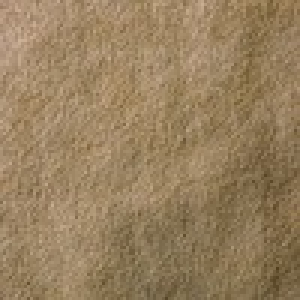
#> input picture images/3942-CA0.jpg, 100 x 100 px (shown 3 times larger)
$ python -i build_dataset.py   (imports and definitions only)
#> lines starting #> are read from the running program, lines starting #| are printed output that depends on the picture; after the words box and inside, x2 and y2 are one past the last pixel; in counts of white or black regions, pixels touching at a corner belong together
#!/usr/bin/env python3
"""Build ../lt.json from the archived captures under snapshots/.

Everything in the output traces back to a file in snapshots/ or an image in
../images/. Re-running is idempotent: no network access happens here, so the
dataset can be rebuilt and diffed offline.

Run:  python3 build_dataset.py
"""

import glob
import html
import json
import os
import re
from datetime import date
from urllib.parse import unquote

import numpy as np
from PIL import Image, ImageFilter

HERE = os.path.dirname(os.path.abspath(__file__))
ROOT = os.path.dirname(HERE)
WAYBACK = 'https://web.archive.org/web'

# ---------------------------------------------------------------- parsing ---

SWATCH_RE = re.compile(
    r'images/(\d{4})-(\d{4})\.jpg" alt=""></a><span>(.*?)</em><br>\s*(.*?)</span>',
    re.S)


# [75 lines left out: functions parse_lt_index, parse_2005_page, parse_2010_index, parse_jungle, parse_jungle_2001, not called in this run]


# every archived capture of the Light Jungle Collection, oldest first:
# (snapshot file, wayback timestamp, original url, parser)
JUNGLE_CAPTURES = [
    ('b2b_JungleLight_20010527.html', '20010527044853',
     'http://www.ultrasuede.com/b2b/JungleLight.html', parse_jungle_2001),
    ('light_jungle_fashion_20050211.html', '20050211162424',
     'http://www.ultrasuede.com/products/fashion/swatches/light_jungle.html',
     None),
    ('light_jungle_20050413.html', '20050413075915', None, None),
    ('light_jungle_20050906.html', '20050906010808', None, None),
    ('light_jungle_20061109.html', '20061109202408', None, None),
    ('light_jungle_20070105.html', '20070105080109', None, None),
    ('light_jungle_20081006.html', '20081006041048', None, None),
    ('light_jungle_20090411.html', '20090411232101', None, None),
]
JUNGLE_URL = 'http://www.ultrasuede.com/products/swatches/light_jungle.html'
# Toray's swatch photographs survive for 15 of the 17 patterns. The Wayback
# Machine holds no bobca231.jpg and no ocelo154.jpg — not under the jungle
# directory, not under the 2001 b2b or 2005 fashion paths — so for Bobcat 231
# and Ocelot 154 there is no archived image and never will be. A file placed at
# either name is a stand-in someone supplied by hand: it is carried, because a
# printed pattern cannot be drawn from a hex, but it is labelled
# `reference_photo` rather than `wayback` and it is not evidence of anything.
JUNGLE_UNARCHIVED = {'bobca231', 'ocelo154'}
# Except that one of the two turned out not to need a stand-in. Field's Fabrics
# still serve a flatbed scan of the print at
# assets/images/ultrasuede/177-231.jpg — the pattern's own number, in the folder
# their Ultrasuede swatches live in — and their scan of 177-023 beside it is
# what identifies the drawing: the two show the same large solid rounded spots,
# against the open rosettes of Jaguar 176 and Baby Cougar 181, at the same
# coarser magnification Field's scanned everything at. So it is a photograph of
# the colourway, `fields_live` rather than `reference_photo`, and it is the file
# scraping/fetch_live_swatches.py writes there.
#
# It is still not read for ink. Field's dropped their logo across the middle of
# the scan, which clusters as a third ink that no other 231 print has, and the
# scan is a different generation of photography from Toray's captures — its tan
# reads #c68f4c where Toray's two read #b48e52 and #b89153. Mixing it into the
# median would move Jaguar's and Baby Cougar's published hexes to no better end.
# The picture is Field's; the numbers stay Toray's.
JUNGLE_FIELDS_SCAN = {'bobca231'}


# ------------------------------------------------- Light Jungle colourways ---
#
# Toray's own page gives a pattern number and a colour number and nothing else:
# "Pattern: 181  Color: 023". The colour number is not a pattern's private
# serial — it is the ink combination the print was run in, and it repeats
# across patterns. 023 is on six of the seventeen, 231 on three; a pattern sold
# in two colourways is the same drawing run twice in two sets of inks.
#
# Toray never published what those sets were, but their retailer did. Field's
# Fabrics sold the collection for a decade and printed the combination beside
# the number in their own catalogues — "#176-023 Jaguar - Cream/Black",
# "#173-232-58 Small Pony Cream/Brown", "176-231-58 Jaguar Tan/Black" — and
# they did it consistently: 023 is Cream/Black under four different pattern
# numbers across nine catalogue issues, which is the number meaning the
# combination rather than the print.
#
# That covers three of the ten colourways. The other seven were never named in
# anything archived here, so their names are read off the swatch photographs
# and marked `estimated` — see COLORWAY_ESTIMATED.

COLORWAY_NAME_DIRS = (
    ('fields_catalogs', 'fields-ultrasuede-catalogs'),
    ('fields_sample_sets', 'fields-sample-set-catalogs'),
)
# the vocabulary Field's actually used on these lines, plus how they abbreviate
COLORWAY_WORD = r'(?:Cream|Tan|Brown|Black|Blk\.?|Ivory|White|Beige|Gold)'
COLORWAY_ALIAS = {'Blk': 'Black'}
# `[^#\d]` keeps the match inside one catalogue entry: the lines run together
# once the PDF is flattened to text, and without it #143-210 Leopard would take
# the Cream/Black off the #173-023 Small Pony printed after it.
COLORWAY_RE = re.compile(
    r'#?(\d{2,3})-(\d{3})(?:-\d{2})?\b[^#\d]{0,40}?'
    rf'({COLORWAY_WORD})\s*/\s*({COLORWAY_WORD})', re.I)

# The seven colourways no archived listing ever names, named here from the
# photographs — the same reading the hexes come from, put into words. These are
# descriptions, not Toray's or Field's names for them, and every entry built
# from this table is marked name_source: estimated.
COLORWAY_ESTIMATED = {
    '017': ('Cream', 'Taupe'),
    '154': ('Tan', 'Rust', 'Black'),
    '210': ('Cream', 'Tan', 'Black'),
    '227': ('Beige', 'Brown'),
    '228': ('Gold', 'Black'),
    '229': ('Gold', 'Brown'),
    '241': ('Mauve', 'Charcoal'),
}


# [32 lines left out: functions colorway_names, card_codes, not called in this run]


# ------------------------------------------------- Field's Fabrics (custom) ---
#
# Field's Fabrics is a US retailer that had Toray dye LT in colours that were
# never part of the official line. Their own product copy is what marks those:
# "Premium Color only Available at Field's Fabrics". That phrase is necessary
# but NOT sufficient — Field's also applies it to three genuine Toray colours
# (Petit Pois, Opal, Atlantis), so a colour only counts as custom if it is also
# absent from the official 36.

FIELDS = 'https://shop.fieldsfabrics.com'
FIELDS_CUSTOM_URL = f'{FIELDS}/ultrasuede-lt-custom'
FIELDS_LT_URL = f'{FIELDS}/ultrasuede-lt'
EXCLUSIVE_RE = re.compile(
    r"(?i)(premium|custom)\s+colou?r\s+only\s+available\s+at\s+Field'?s\s+Fabrics")
GONE_RE = re.compile(r'(?i)sold[\s-]*out|discontinued')
# suffixes Field's appends to a colour name in product titles
# the only two Field's swatch photos the archive holds, as HHMMSS suffixes
FIELDS_THUMB_TS = {'1419': '110844', '6588': '114343'}
# Field's serves swatch photos out of assets/images/ultrasuede/ for twelve of
# the thirteen and out of assets/images/ for Orquidea, whose product page is
# the only one linking the shorter path. Codes listed here take that path;
# everything else takes the usual one. Recorded rather than probed, because
# this script does no network access.
FIELDS_IMG_FLAT = {'9437'}
# LT Blue is older than the rest of Field's Ultrasuede photography and sits
# under its own filename rather than the code, so its path is given outright.
FIELDS_IMG_PATH = {'100': 'assets/images/100lightblue.jpg'}
# It is also the one Field's photograph with no watermark across the middle of
# it — a 300px frame from 2012, where the rest are 600px and stamped — so it is
# sampled from a centre crop like the Toray swatches instead of from the corners.
FIELDS_IMG_UNMARKED = {'100'}
# Codes kept in the file but not drawn on the page, with the reason. The record
# is the point of this dataset, so nothing is deleted to take it off the page —
# an entry listed here keeps everything it has and is skipped by the renderer.
OFF_PAGE = {
    '100': "kept in the record but not shown: Field's is the only source for "
           "it, the photograph is theirs rather than a swatch capture, and the "
           "colour is close enough to #2424 Lt. Blue that showing both invites "
           "the reader to read a difference into two photographs taken sixteen "
           "years apart",
}
NAME_TRIM_RE = re.compile(
    r'(?i)\s*-*\s*(fabric by the yard|(premium|custom) colou?r|58"? wide|extrawide'
    r'|\d+ ?/ ?\d+ yd minimum|new|30% plant based)\s*$')


# [54 lines left out: functions fields_label_name, parse_fields_listing, fields_product_captures, not called in this run]


# ------------------------------------------- Field's pre-2011 Light record ---
#
# Field's Fabrics sold Ultrasuede Light for a decade before Toray's own swatch
# site went up, in a range far wider than the 36 that site ever listed. Their
# 2001 b2b copy advertises "40 high-fashion colors" against the 36 the archive
# can name, and this is where the rest of them went: 69 more colour names, off
# three of Field's own list pages and nine issues of their printed Ultrasuede
# catalogue, 2002-08 → 2010-03. Everything read here is saved under research/.
#
# These entries are names, numbers and dates and nothing else. No swatch
# photograph of any of them survives — of the 41 thumbnail URLs the Wayback
# index holds for that shop, 39 answer 404 from a 2018 crawl of a site that was
# already gone — so there is no hex, and nothing for the shader to draw. That is
# why they are kept apart from colors: rather than folded into it. What is known
# about one of these is that it existed, was called this, and was sold at this
# width.
#
# Two of the four names this hunt set out to find are in here: #4599 Active
# Green and #8281 Orange Sherbet. Both are separated from their same-named Soft
# counterpart (#4598, #8280) by appearing in a different section of the same
# catalogue sheet, which is what makes them Light rather than a transcription
# slip.

RESEARCH = os.path.join(ROOT, 'research')
HISTORICAL_JSON = os.path.join(RESEARCH, 'new_light_colors.json')
# scans of the pre-2011 colours, recovered from Field's own /swatches/ folder:
# research/old_swatch_images.json says which capture each one came from, and
# scraping/crop_old_swatches.py has already cut the scanner paper off them.
OLD_SWATCH_JSON = os.path.join(RESEARCH, 'old_swatch_images.json')
OLD_SWATCH_DIR = 'images/fields_old'
OLD_SWATCH_THUMBS = os.path.join(RESEARCH, 'swatches_cropped')
# the pictures no archive kept, taken off Field's live site instead:
# research/live_swatch_images.json says where each came from, and
# scraping/fetch_live_swatches.py explains what is and is not taken from there.
# Some are filed under the number the same colour carries in another weight, and
# say so in `based_on` — that is a stand-in, and the page labels it as one.
LIVE_SWATCH_JSON = os.path.join(RESEARCH, 'live_swatch_images.json')
# the three list pages, by the filename prefix each capture is saved under
OLD_PAGES = {
    'lgtlist': 'Light 45" list',
    'wide_list': 'Light Extrawide 58" list',
    'spec_list': 'Specials list',
}
# widths the list pages establish; a colour seen only in a catalogue gets none,
# because the catalogue's own section headings are not recorded per entry.
OLD_PAGE_WIDTH = {'lgtlist': '45"', 'wide_list': '58" Extrawide'}
# each issue of Field's printed catalogue, as the Wayback capture of the PDF
FIELDS_CATALOGS = {
    '2005-03': ('20050529203332',
                'http://www.fieldsfabrics.com:80/ultra_list_0305.pdf'),
    '2005-08': ('20051016193910',
                'http://www.fieldsfabrics.com:80/ultra_list_0805.pdf'),
    '2005-12': ('20060228111950',
                'http://www.fieldsfabrics.com:80/ultra_list_1205.pdf'),
    '2006-03': ('20060818085820',
                'http://www.fieldsfabrics.com:80/ultra_list_0306.pdf'),
    '2006-08': ('20061017203815',
                'http://www.fieldsfabrics.com/ultra_list_0806.pdf'),
    '2007-01': ('20070315212644',
                'http://fieldsfabrics.com:80/ultra_list_0107.pdf'),
    '2008-03': ('20080516075458',
                'http://www.fieldsfabrics.com/ultra_list_0308.pdf'),
    '2008-08': ('20081031060233',
                'http://www.fieldsfabrics.com:80/ultra_list_0808.pdf'),
    '2010-02': ('20100331191404',
                'http://www.fieldsfabrics.com:80/ultra_list_0210.pdf'),
}


# [13 lines left out: function old_page_index, not called in this run]


# stock notes Field's appended to a colour's name in a list, which are not part
# of the name: "Aqua - Sold Out", "Cameo on back order".
STOCK_NOTE_RE = re.compile(
    r'(?i)\s*[-–—,]?\s*\b(sold\s*out|on\s+back\s*order|back\s*ordered?'
    r'|discontinued|special\s+order|new)\b\s*$')


# [17 lines left out: function historical_name, not called in this run]


# Two names land twice, once on the old lists and once on the shop that replaced
# them, under numbers that do not match. Each number is printed consistently
# throughout its own era and nothing in the record says whether a colour was
# renumbered or two colours were simply given one name, so neither is corrected
# and the pair point at each other instead.
#
# Recovering the old scans settled one of them and not the other, which is why
# the notes read differently: #2894 Imperial Blue is a pale periwinkle and the
# shop's #2694 is a deep navy, so those are two colours; the two Light Blues are
# close enough that the photography could account for the gap.
HISTORICAL_SEE_ALSO = {
    '2894': {
        'code': '2694',
        'note': "the same name on Field's later shop, under a different number "
                '— but the scan of this one is a pale periwinkle and #2694 is a '
                'deep navy, so the name is shared and the colour is not',
        'back': "the same name on Field's pre-2011 lists, under a different "
                'number — but the scan of that one is a pale periwinkle and '
                'this is a deep navy, so the name is shared and the colour is '
                'not',
    },
    '2424': {
        'code': '100',
        'note': "near enough the same name on Field's later shop, under a "
                'different number; the two greys are close, and a flatbed scan '
                'and a product photograph sixteen years apart could account for '
                'the difference either way',
        'back': "near enough the same name on Field's pre-2011 lists, under a "
                'different number; the two greys are close, and a flatbed scan '
                'and a product photograph sixteen years apart could account for '
                'the difference either way',
    },
}


# [158 lines left out: functions historical_colors, sample_color, sample_color_corners, not called in this run]


# ----------------------------------------------------------------- ink math ---
#
# A printed swatch is not one colour, so a Jungle print gets a small palette
# instead of a hex: the two or three inks the pattern was run in.
#
# Reading them is k-means in CIELAB, with two problems to get past. The first
# is that a cluster's mean is not its ink: every boundary in the print is a
# smear of the two colours either side of it, and those blend pixels drag a
# mean off the ink and towards the middle of the swatch. So a cluster reports
# the median of its *core* — its mask eroded by a pixel or two, which is what
# survives of a region once its own boundary is cut away.
#
# The second is knowing how many inks there are, and erosion answers that too.
# Ask for one cluster more than the print has and k-means does not invent an
# ink; it splits the blend shell off as a cluster of its own. That cluster has
# no core: it is a one- or two-pixel outline around everything, and erosion
# empties it. Every real ink here keeps 10–87% of its pixels under the same
# erosion, and every spurious one keeps 0–3%, which is not a threshold that
# needs to be chosen carefully. So k rises while every cluster still has a core
# and no two clusters land on the same colour, and stops when one does not.
#
# It settles at two inks for fourteen of the fifteen photographed prints and at
# three for Leopard 210 and Ocelot 154, which is what the eye reads off them:
# leopard rosettes are a tan fill inside a black outline on cream, and every
# other print here is a mark in one ink on a ground in another.

INK_BLUR = 0.8              # JPEG grain, not print edges
INK_ERODE = 3               # MinFilter window, px; 5 on a photograph over 300px
INK_ERODE_LARGE = 5
INK_LARGE = 300
INK_CORE_MIN = 0.08         # a real ink keeps ≥10% of itself; a blend shell ≤3%
INK_SEPARATION = 12.0       # ΔE below which two clusters are one ink
INK_MAX = 6
INK_SAMPLE = 12000          # pixels the centroids are fitted on
INK_SEED = 0

_LAB_D = 6 / 29
_XYZ = np.array([[0.4124, 0.3576, 0.1805],
                 [0.2126, 0.7152, 0.0722],
                 [0.0193, 0.1192, 0.9505]])
_WHITE = np.array([0.95047, 1.0, 1.08883])


def to_lab(rgb):
    """sRGB 0–255 → CIELAB, over an array of any shape ending in 3."""
    a = np.asarray(rgb, float) / 255.0
    a = np.where(a <= 0.04045, a / 12.92, ((a + 0.055) / 1.055) ** 2.4)
    t = (a @ _XYZ.T) / _WHITE
    f = np.where(t > _LAB_D ** 3, np.cbrt(t), t / (3 * _LAB_D ** 2) + 4 / 29)
    return np.stack([116 * f[..., 1] - 16,
                     500 * (f[..., 0] - f[..., 1]),
                     200 * (f[..., 1] - f[..., 2])], -1)


def _kmeans(x, k, iters=80):
    """Plain k-means with k-means++ seeding, on a fixed seed so builds repeat."""
    rng = np.random.default_rng(INK_SEED)
    centers = [x[rng.integers(len(x))]]
    for _ in range(k - 1):
        d = np.min(((x[:, None] - np.array(centers)[None]) ** 2).sum(-1), 1)
        centers.append(x[rng.choice(len(x), p=d / d.sum())])
    c = np.array(centers)
    for _ in range(iters):
        lab = np.argmin(((x[:, None] - c[None]) ** 2).sum(-1), 1)
        moved = np.array([x[lab == i].mean(0) if (lab == i).any() else c[i]
                          for i in range(k)])
        if np.allclose(moved, c):
            break
        c = moved
    return c


def ink_clusters(path, k):
    """`k` clusters of a print photograph, lightest first.

    Each carries the median of its eroded core, the share of the frame it
    covers, and how much of it survived the erosion.
    """
#> called with path = '../images/3942-CA0.jpg', k = 2
    im = Image.open(path).convert('RGB')
#> im is the input picture: PIL image 100x100 RGB; mean R, G, B 151.7, 128, 94.5
    erode = INK_ERODE_LARGE if max(im.size) > INK_LARGE else INK_ERODE
    smooth = np.asarray(im.filter(ImageFilter.GaussianBlur(INK_BLUR)), float)
    h, w, _ = smooth.shape
    lab = to_lab(smooth.reshape(-1, 3))
    raw = np.asarray(im, float).reshape(-1, 3)

    rng = np.random.default_rng(INK_SEED)
    fit = lab[rng.choice(len(lab), min(INK_SAMPLE, len(lab)), replace=False)]
    centers = _kmeans(fit, k)
#> in _kmeans, `centers = [x[rng.integers(len(x))]]`: centers = [[53.79, 3.98, 23.07]]
#> after the loop in _kmeans, `for _ in range(k - 1):`: centers = [[53.79, 3.98, 23.07], [59.22, 3.98, 21.56]]
#> the loop in _kmeans, `for _ in range(iters):` made 10 passes
#> c on passes 1 to 8: [[50.85, 3.59, 22.02], [59.54, 4.72, 21.09]], [[49.92, 3.45, 21.97], [58.99, 4.67, 21.27]], [[49.38, 3.36, 21.93], [58.69, 4.63, 21.35]], [[49.09, 3.32, 21.91], [58.53, 4.61, 21.38]], [[48.95, 3.31, 21.9], [58.45, 4.6, 21.4]], [[48.88, 3.3, 21.89], [58.41, 4.6, 21.41]], [[48.84, 3.29, 21.89], [58.39, 4.59, 21.41]], [[48.83, 3.29, 21.89], [58.39, 4.59, 21.41]]
#> centers = [[48.83, 3.29, 21.89], [58.38, 4.59, 21.41]]
    which = np.argmin(((lab[:, None] - centers[None]) ** 2).sum(-1), 1)
#> which = 10000 values, max 1 at index 0, min 0 at index 75, mean 0.636

    out = []
    for i in range(k):
        mask = (which == i).reshape(h, w)
        n = int(mask.sum())
        if not n:
            return None
        core = np.asarray(Image.fromarray((mask * 255).astype(np.uint8))
                          .filter(ImageFilter.MinFilter(erode))) > 127
        # a core too small to take a median off falls back to the whole
        # cluster, which then fails the core test below anyway
        picked = core.reshape(-1) if core.sum() >= 40 else mask.reshape(-1)
        rgb = np.median(raw[picked], axis=0).round().astype(int)
        out.append({'rgb': [int(v) for v in rgb], 'lab': to_lab(rgb),
                    'share': n / (h * w), 'core': core.sum() / n})
#> this loop made 2 passes
#> (n, rgb) on passes 1 to 2: (3637, [131, 111, 77]), (6363, [164, 138, 105])
#> pass 1, in ink_clusters, `mask = (which == i).reshape(h, w)`:
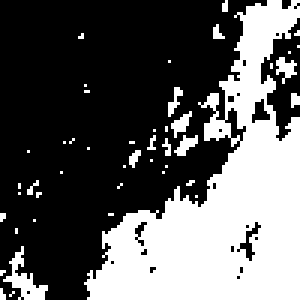
#> mask: shape (100, 100) bool (shown 3 times larger); 36.4% white; 46 white regions (40 under 20 px), largest, box (x1, y1, x2, y2) and area: (28, 0, 100, 100) 3295, (1, 82, 16, 100) 95, (92, 19, 99, 28) 33, (57, 37, 64, 46) 29, (58, 45, 66, 52) 29, (56, 29, 61, 39) 22
#> pass 1, in ink_clusters, `core = np.asarray(Image.fromarray((mask * 255).astype(np.uint8)) .filt..`:
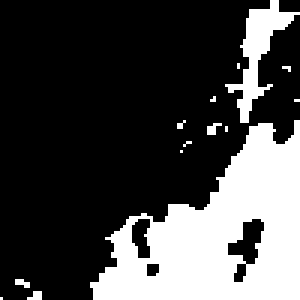
#> core: shape (100, 100) bool (shown 3 times larger); 27% white; 14 white regions (12 under 20 px), largest, box (x1, y1, x2, y2) and area: (30, 40, 100, 100) 2338, (75, 0, 100, 41) 303
#> pass 2, in ink_clusters, `core = np.asarray(Image.fromarray((mask * 255).astype(np.uint8)) .filt..`:
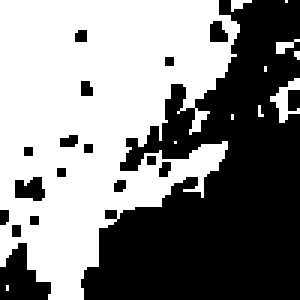
#> core: shape (100, 100) bool (shown 3 times larger); 52.4% white; 18 black regions (12 under 20 px), largest, box (x1, y1, x2, y2) and area: (27, 0, 100, 100) 4282, (0, 81, 17, 100) 198, (5, 59, 15, 67) 60, (70, 7, 76, 14) 34, (96, 30, 100, 37) 27, (20, 45, 26, 49) 20
#> after the loop, out = 2 items
    return sorted(out, key=lambda c: -c['lab'][0])


def print_inks(path):
    """The inks a printed swatch was run in, lightest first."""
    def solid(clusters):
        if clusters is None or any(c['core'] < INK_CORE_MIN for c in clusters):
            return False
        return all(np.linalg.norm(a['lab'] - b['lab']) >= INK_SEPARATION
                   for i, a in enumerate(clusters) for b in clusters[i + 1:])

    best = ink_clusters(path, 2)
#> best = 2 items
#> (the run stopped early here; a loop or call above may not have finished)
